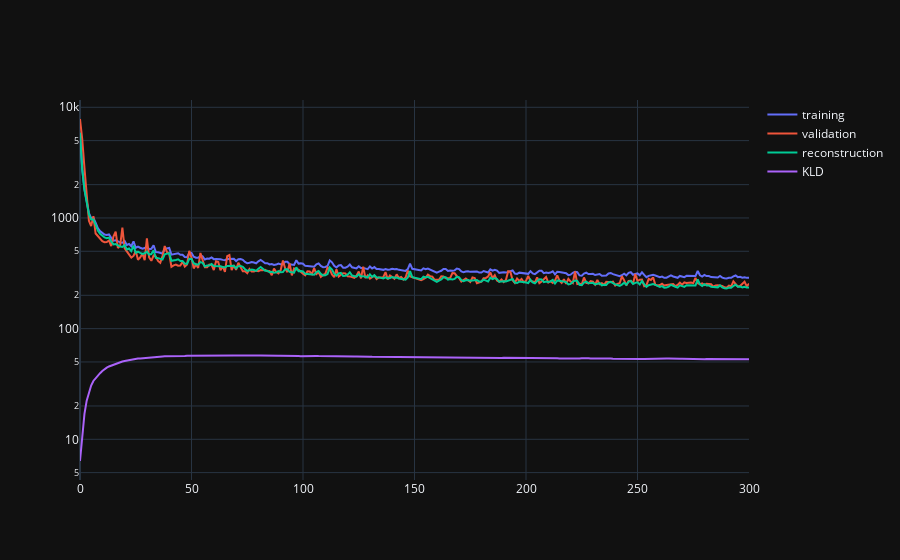

Notebook code for this chart:
### Code cell
train_losses ,train_rec_losses,train_kld_losses, eval_losses = train_model (model, epochs, batch_size)

### Figure 1 — Plotly figure (JSON) as saved in the notebook; plotly's stock layout.template omitted (floating-point values rounded to 4 significant figures; data arrays with more than 128 entries replaced by an {"elided": "..."} marker saying what was removed)
{"data": [{"mode": "lines", "name": "training", "type": "scatter", "x": {"elided": "301 int values"}, "y": {"elided": "301 float values"}}, {"mode": "lines", "name": "validation", "type": "scatter", "x": {"elided": "301 int values"}, "y": {"elided": "301 float values"}}, {"mode": "lines", "name": "reconstruction", "type": "scatter", "x": {"elided": "301 int values"}, "y": {"elided": "301 float values"}}, {"mode": "lines", "name": "KLD", "type": "scatter", "x": {"elided": "301 int values"}, "y": {"elided": "301 float values"}}], "layout": {"yaxis": {"type": "log"}}}
